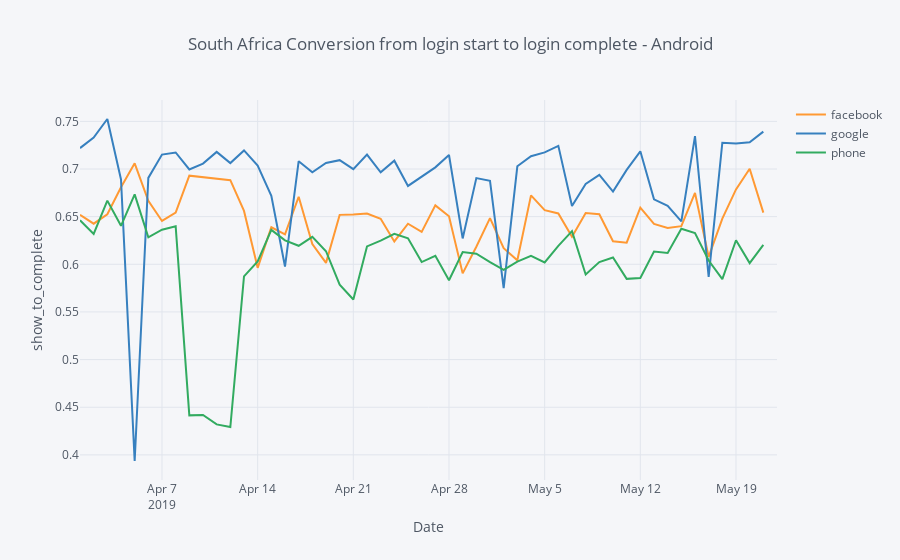

Notebook code for this chart:
### Code cell
# Plot read time as a time series
df_matrix_mea_android[['date_event_nk', 'show_to_complete','login_method']].iplot(
                                                y='show_to_complete', 
                                                mode='lines',
                                                x='date_event_nk',
                                                xTitle='Date', 
                                                yTitle='show_to_complete',
                                                categories = 'login_method',
                                                title='South Africa Conversion from login start to login complete - Android')
